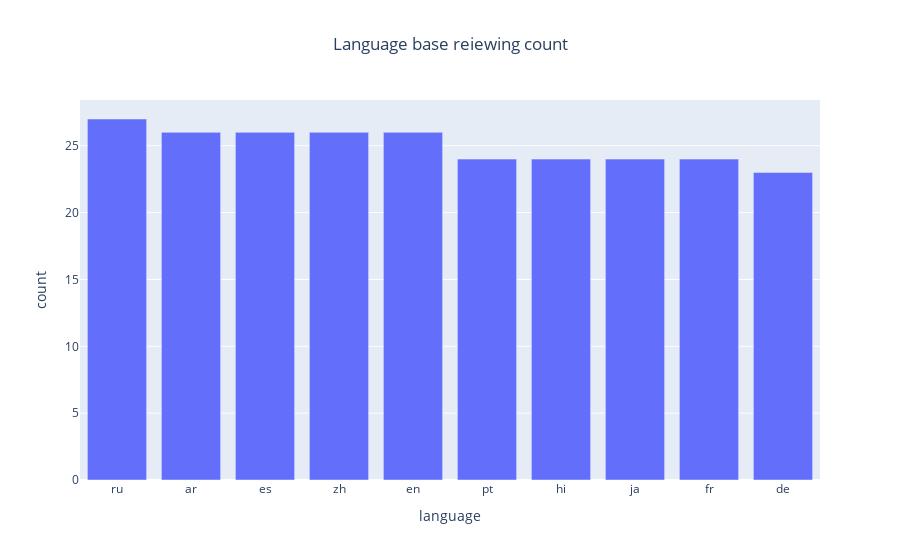

Write notebook code for a chart like this one.
### Code cell
t_df = df['language'].value_counts().reset_index()
fig =  px.bar(t_df,
              x = 'language',
              y = 'count',
              title='Language base reiewing count',
              color_continuous_scale=my_col
              )
fig.update_layout(
    title ={'x':0.5},
)
fig.show()

### Figure 1 — Plotly figure (JSON) as saved in the notebook; plotly's stock layout.template omitted (floating-point values rounded to 4 significant figures)
{"data": [{"hovertemplate": "language=%{x}<br>count=%{y}<extra></extra>", "legendgroup": "", "marker": {"color": "#636efa", "pattern": {"shape": ""}}, "name": "", "orientation": "v", "showlegend": false, "textposition": "auto", "type": "bar", "x": ["ru", "ar", "es", "zh", "en", "pt", "hi", "ja", "fr", "de"], "xaxis": "x", "y": [27, 26, 26, 26, 26, 24, 24, 24, 24, 23], "yaxis": "y"}], "layout": {"barmode": "relative", "legend": {"tracegroupgap": 0}, "title": {"text": "Language base reiewing count", "x": 0.5}, "xaxis": {"anchor": "y", "domain": [0, 1], "title": {"text": "language"}}, "yaxis": {"anchor": "x", "domain": [0, 1], "title": {"text": "count"}}}}
